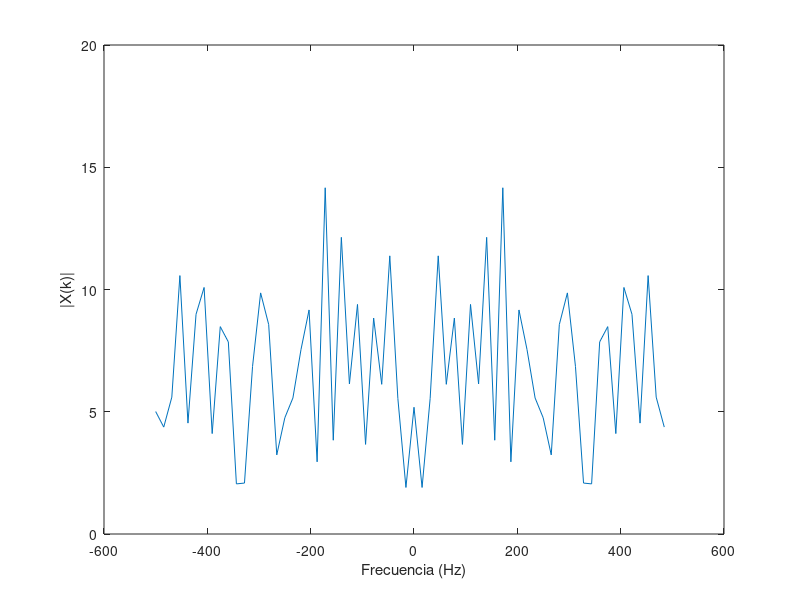

MATLAB code for this plot: (Note: this script raises an error after producing the figure.)
%%%%%%%%%%%%%%%%%%%%%%%%%%%%%%%%%%%%%%%%%%%%%%%%%%%%%%%%%%%%
%%%%%%%%%%%%%%  PARTE 1: Convolución Circular %%%%%%%%%%%%%%
%%%%%%%%%%%%%%%%%%%%%%%%%%%%%%%%%%%%%%%%%%%%%%%%%%%%%%%%%%%%


% PREGUNTA 1

% Parámetros
N = 64;        % Longitud de x[n], puede ajustarse
Ts = 1e-3;     % Periodo de muestreo

% Generar señal aleatoria x[n]
x = randn(N, 1);

% Calcular su espectro X(k)
X = fftshift(fft(x));

% Vector de frecuencia para graficar
Fs = 1/Ts;
f = (-N/2:N/2-1)*(Fs/N);

% Graficar el espectro de x[n]
figure;
plot(f, abs(X));
xlabel("Frecuencia (Hz)");
ylabel("|X(k)|");
xline(0)
title("Espectro de x[n]");


% PREGUNTA 2

% Respuesta al impulso del canal h[n]
h = [-0.1, 0.3, -0.5, 0.7, -0.9, 0.7, -0.5, 0.3, -0.1]';

% Llenar con ceros h[n] hasta longitud N
h_padded = [h; zeros(N - length(h), 1)];

% Calcular su espectro H(k)
H = fftshift(fft(h_padded));

% Graficar el espectro de h[n]
figure;
plot(f, abs(H));
xlabel("Frecuencia (Hz)");
ylabel("|H(k)|");
title("Espectro de h[n]");


% PREGUNTA 3

% Convolución lineal
y = conv(x, h);

% Calcular su FFT de N puntos
Y = fftshift(fft(y, N));

% Graficar el espectro de y[n]
figure;
plot(f, abs(Y));
xlabel("Frecuencia (Hz)");
ylabel("|Y_l(k)|");
title("Espectro de y_l[n] (Convolución Lineal)");


% PREGUNTA 4

% Convolución circular
yc = cconv(x, h, N);  % Convolución circular de N puntos

% Calcular su espectro Yc(k)
Yc = fftshift(fft(yc));

% Graficar el espectro de yc[n]
figure;
plot(f, abs(Yc));
xlabel("Frecuencia (Hz)");
ylabel("|Y_c(k)|");
title("Espectro de y_c[n] (Convolución Circular)");


% PREGUNTA 5

% Calcular el producto X(k) * H(k)
XH = X .* H;

% Comparación entre X(k)*H(k) y Y(k)
figure;
subplot(1,2,1);
plot(f, abs(XH), f, abs(Y));
xlabel("Frecuencia (Hz)");
ylabel("Magnitud");
title("Comparación de X(k)*H(k) y Y_L(k)");
legend("|X(k)*H(k)|", "|Y_L(k)|");

% Comparación entre X(k)*H(k) y Yc(k)
subplot(1,2,2);
plot(f, abs(XH), f, abs(Yc));
xlabel("Frecuencia (Hz)");
ylabel("Magnitud");
title("Comparación de X(k)*H(k) y Y_c(k)");
legend("|X(k)*H(k)|", "|Y_c(k)|");

% Longitud del prefijo cíclico (debe ser >= longitud de h[n]-1)
L = length(h) - 1;

% Construir prefijo cíclico a partir de las últimas L muestras de x[n]
cyclic_prefix = x(end-L+1:end);

% Extender x[n] con prefijo cíclico
x_ext = [cyclic_prefix; x];

% Longitud óptima del prefijo cíclico es L = length(h) - 1 = 10
fprintf("Longitud elegida del prefijo cíclico: %d\n", L);

% Convolución lineal con la señal extendida
y_ext = conv(x_ext, h);

% Eliminar las primeras L muestras para extraer el resultado de la convolución circular
yc_extracted = y_ext(L+1:L+N);

% Verificar que yc extraído coincide con la convolución circular yc
difference = max(abs(yc - yc_extracted));
fprintf("Diferencia máxima entre yc y yc extraído: %e\n", difference);

%%%%%%%%%%%%%%%%%%%%%%%%%%%%%%%%%%%%%%%%%%%%%%%%%%%%%%%%%%%%
%%%%%%%%%%%%%%%%%%  PARTE 2: Ecualización %%%%%%%%%%%%%%%%%%
%%%%%%%%%%%%%%%%%%%%%%%%%%%%%%%%%%%%%%%%%%%%%%%%%%%%%%%%%%%%

% Parámetros de OFDM
NFFT = 128;           % Tamaño de FFT
Ncp = 16;             % Longitud del prefijo cíclico (varía según el caso)
Nofdm = 100;          % Número de símbolos OFDM
Nsub = 10;            % Número de subportadoras de datos
modOrder = 4;         % Modulación QPSK (número M-ario)

% Respuesta al impulso del canal h[n]
h = [0, -0.1, 0.3, -0.5, 0.7, -0.9, 0.7, -0.5, 0.3, -0.1, 0]';


% Respuesta de frecuencia ideal del canal
H = fft(h, NFFT);

% Generar bits aleatorios
numBits = Nsub * Nofdm * log2(modOrder);
bits = randi([0 1], numBits, 1);

%%%%%%%%%%%%%%%%%%%%%%%%%%%%%%%%%%%%%%%%%%%%%%%%%%%%%%%%%%%%
%%%%%%%%%%%%  PARTE A: Intervalo de guarda con 0 %%%%%%%%%%%%%%%%%%
%%%%%%%%%%%%%%%%%%%%%%%%%%%%%%%%%%%%%%%%%%%%%%%%%%%%%%%%%%%%

% Actualizar Ncp para este caso
Ncp = 16;

% Modulación QPSK
symbols = moduladorQPSK(bits);

% Remodelar símbolos en subportadoras x símbolos OFDM
symbols_matrix = reshape(symbols, Nsub, Nofdm);

% Inicializar la matriz de símbolos OFDM
X = zeros(NFFT, Nofdm);

% Mapear símbolos a subportadoras
X(2:Nsub+1, :) = symbols_matrix;

% Modulación OFDM (IFFT)
ofdm_symbols = ifft(X, NFFT);

% Agregar intervalo de guarda lleno de ceros
ofdm_with_guard = [zeros(Ncp, Nofdm); ofdm_symbols];

% Serializar los símbolos OFDM
s = ofdm_with_guard(:);

% Transmitir a través del canal
s_rx = conv(s, h);
s_rx = s_rx(1:length(s));

% Remodelar la señal recibida
s_rx_matrix = reshape(s_rx, NFFT + Ncp, Nofdm);

% Eliminar el intervalo de guarda
received_symbols = s_rx_matrix(Ncp+1:end, :);

% Demodulación OFDM (FFT)
Y = fft(received_symbols, NFFT);

size(Y)
size(repmat(H.', 1, Nofdm))

% Ecualización en el dominio de frecuencia
Y_eq = Y ./ repmat(H, 1, Nofdm);

% Extraer las subportadoras de datos
received_data = Y_eq(2:Nsub+1, :);
received_data = received_data(:);

% Demodulación QPSK
received_bits = demoduladorQPSK(received_data);

% Calcular BER
num_errors = sum(bits ~= received_bits);
bit_error_rate = num_errors / numBits;
fprintf("Caso a) BER con intervalo de guarda en cero: %f\n", bit_error_rate);

% Diagrama de constelación
figure;
subplot(1,2,1);
plot(real(symbols), imag(symbols), "o");
title("Constelación Transmitida");
xlabel("En Fase");
ylabel("En Cuadratura");
axis square;

subplot(1,2,2);
plot(real(received_data), imag(received_data), "o");
title("Constelación Recibida (Caso a)");
xlabel("En Fase");
ylabel("En Cuadratura");
axis square;

%%%%%%%%%%%%%%%%%%%%%%%%%%%%%%%%%%%%%%%%%%%%%%%%%%%%%%%%%%%%
%%%%%%%%%%%%  PARTE B: Intervalo de guarda con 0 %%%%%%%%%%%%%%%%%%
%%%%%%%%%%%%%%%%%%%%%%%%%%%%%%%%%%%%%%%%%%%%%%%%%%%%%%%%%%%%

% Actualizar Ncp para el Caso b)
Ncp = 4;  % Longitud del prefijo cíclico menor al canal

% Modulación QPSK
symbols_b = moduladorQPSK(bits);

% Remodelar símbolos en subportadoras x símbolos OFDM
symbols_matrix_b = reshape(symbols_b, Nsub, Nofdm);

% Inicializar la matriz de símbolos OFDM
X_b = zeros(NFFT, Nofdm);

% Mapear símbolos a subportadoras
X_b(2:Nsub+1, :) = symbols_matrix_b;

% Modulación OFDM (IFFT)
ofdm_symbols_b = ifft(X_b, NFFT);

% Agregar prefijo cíclico (copia de las últimas Ncp muestras)
cyclic_prefix_b = ofdm_symbols_b(end-Ncp+1:end, :);
ofdm_with_cp_b = [cyclic_prefix_b; ofdm_symbols_b];

% Serializar los símbolos OFDM
s_b = ofdm_with_cp_b(:);

% Transmitir a través del canal
s_rx_b = conv(s_b, h);
s_rx_b = s_rx_b(1:length(s_b));

% Remodelar la señal recibida
s_rx_matrix_b = reshape(s_rx_b, NFFT + Ncp, Nofdm);

% Eliminar el prefijo cíclico
received_symbols_b = s_rx_matrix_b(Ncp+1:end, :);

% Demodulación OFDM (FFT)
Y_b = fft(received_symbols_b, NFFT);

% Ecualización en el dominio de frecuencia
Y_eq_b = Y_b ./ repmat(H, 1, Nofdm);

% Extraer las subportadoras de datos
received_data_b = Y_eq_b(2:Nsub+1, :);
received_data_b = received_data_b(:);

% Demodulación QPSK
received_bits_b = demoduladorQPSK(received_data_b);

% Calcular BER
num_errors_b = sum(bits ~= received_bits_b);
bit_error_rate_b = num_errors_b / numBits;
fprintf("Caso b) BER con prefijo cíclico corto: %f\n", bit_error_rate_b);

% Diagrama de constelación
figure;
subplot(1,2,1);
plot(real(symbols_b), imag(symbols_b), "o");
title("Constelación Transmitida");
xlabel("En Fase");
ylabel("En Cuadratura");
axis square;

subplot(1,2,2);
plot(real(received_data_b), imag(received_data_b), "o");
title("Constelación Recibida (Caso b)");
xlabel("En Fase");
ylabel("En Cuadratura");
axis square;

%%%%%%%%%%%%%%%%%%%%%%%%%%%%%%%%%%%%%%%%%%%%%%%%%%%%%%%%%%%%
%%%%%%%%%%%%  PARTE C:  %%%%%%%%%%%%%%%%%%
%%%%%%%%%%%%%%%%%%%%%%%%%%%%%%%%%%%%%%%%%%%%%%%%%%%%%%%%%%%%

% Actualizar Ncp para el Caso c)
Ncp = 16;  % Longitud del prefijo cíclico igual o mayor al canal

% Modulación QPSK
symbols_c = moduladorQPSK(bits);

% Remodelar símbolos en subportadoras x símbolos OFDM
symbols_matrix_c = reshape(symbols_c, Nsub, Nofdm);

% Inicializar la matriz de símbolos OFDM
X_c = zeros(NFFT, Nofdm);

% Mapear símbolos a subportadoras
X_c(2:Nsub+1, :) = symbols_matrix_c;

% Modulación OFDM (IFFT)
ofdm_symbols_c = ifft(X_c, NFFT);

% Agregar prefijo cíclico (copia de las últimas Ncp muestras)
cyclic_prefix_c = ofdm_symbols_c(end-Ncp+1:end, :);
ofdm_with_cp_c = [cyclic_prefix_c; ofdm_symbols_c];

% Serializar los símbolos OFDM
s_c = ofdm_with_cp_c(:);

% Transmitir a través del canal
s_rx_c = conv(s_c, h);
s_rx_c = s_rx_c(1:length(s_c));

% Remodelar la señal recibida
s_rx_matrix_c = reshape(s_rx_c, NFFT + Ncp, Nofdm);

% Eliminar el prefijo cíclico
received_symbols_c = s_rx_matrix_c(Ncp+1:end, :);

% Demodulación OFDM (FFT)
Y_c = fft(received_symbols_c, NFFT);

% Ecualización en el dominio de frecuencia
Y_eq_c = Y_c ./ repmat(H, 1, Nofdm);

% Extraer las subportadoras de datos
received_data_c = Y_eq_c(2:Nsub+1, :);
received_data_c = received_data_c(:);

% Demodulación QPSK
received_bits_c = demoduladorQPSK(received_data_c);

% Calcular BER
num_errors_c = sum(bits ~= received_bits_c);
bit_error_rate_c = num_errors_c / numBits;
fprintf("Caso c) BER con prefijo cíclico suficiente: %f\n", bit_error_rate_c);

% Diagrama de constelación
figure;
subplot(1,2,1);
plot(real(symbols_c), imag(symbols_c), "o");
title("Constelación Transmitida");
xlabel("En Fase");
ylabel("En Cuadratura");
axis square;

subplot(1,2,2);
plot(real(received_data_c), imag(received_data_c), "o");
title("Constelación Recibida (Caso c)");
xlabel("En Fase");
ylabel("En Cuadratura");
axis square;
